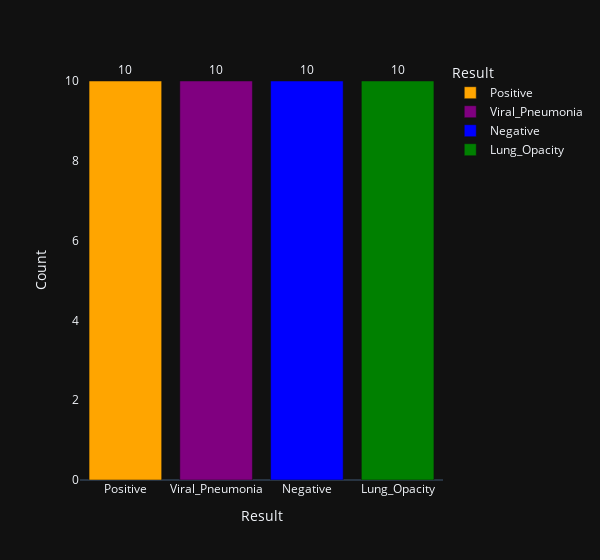

Source (notebook cell):
### Markdown cell above
# EXPLORATORY DATA ANALYSIS

### Code cell
# Count Plot
# Showing the count of the plot and showing the number of covid positive and negative cases.
df = pd.DataFrame()
df['Result'] = ['Positive','Viral_Pneumonia','Negative','Lung_Opacity']
df['Count'] = [len(data[data['Result'] == 'Positive']),len(data[data['Result'] == 'Viral_Pneumonia']), len(data[data['Result'] == 'Negative']),len(data[data['Result'] == 'Lung_Opacity'])]
df = df.sort_values(by = ['Count'], ascending = False)

fig = px.bar(df, x = 'Result', y = 'Count', 
             color = "Result", text_auto='', width = 600, 
             color_discrete_sequence = ["orange", "purple","blue","green"],
             template = 'plotly_dark')

fig.update_xaxes(showgrid = False)
fig.update_yaxes(showgrid = False)
fig.update_traces(textfont_size = 12, textangle = 0, textposition = "outside", cliponaxis = False)

fig.show()

### Figure 1 — Plotly figure (JSON) as saved in the notebook; plotly's stock layout.template omitted (floating-point values rounded to 4 significant figures)
{"data": [{"alignmentgroup": "True", "cliponaxis": false, "hovertemplate": "Result=%{x}<br>Count=%{y}<extra></extra>", "legendgroup": "Positive", "marker": {"color": "orange", "pattern": {"shape": ""}}, "name": "Positive", "offsetgroup": "Positive", "orientation": "v", "showlegend": true, "textangle": 0, "textfont": {"size": 12}, "textposition": "outside", "texttemplate": "%{y:}", "type": "bar", "x": ["Positive"], "xaxis": "x", "y": [10], "yaxis": "y"}, {"alignmentgroup": "True", "cliponaxis": false, "hovertemplate": "Result=%{x}<br>Count=%{y}<extra></extra>", "legendgroup": "Viral_Pneumonia", "marker": {"color": "purple", "pattern": {"shape": ""}}, "name": "Viral_Pneumonia", "offsetgroup": "Viral_Pneumonia", "orientation": "v", "showlegend": true, "textangle": 0, "textfont": {"size": 12}, "textposition": "outside", "texttemplate": "%{y:}", "type": "bar", "x": ["Viral_Pneumonia"], "xaxis": "x", "y": [10], "yaxis": "y"}, {"alignmentgroup": "True", "cliponaxis": false, "hovertemplate": "Result=%{x}<br>Count=%{y}<extra></extra>", "legendgroup": "Negative", "marker": {"color": "blue", "pattern": {"shape": ""}}, "name": "Negative", "offsetgroup": "Negative", "orientation": "v", "showlegend": true, "textangle": 0, "textfont": {"size": 12}, "textposition": "outside", "texttemplate": "%{y:}", "type": "bar", "x": ["Negative"], "xaxis": "x", "y": [10], "yaxis": "y"}, {"alignmentgroup": "True", "cliponaxis": false, "hovertemplate": "Result=%{x}<br>Count=%{y}<extra></extra>", "legendgroup": "Lung_Opacity", "marker": {"color": "green", "pattern": {"shape": ""}}, "name": "Lung_Opacity", "offsetgroup": "Lung_Opacity", "orientation": "v", "showlegend": true, "textangle": 0, "textfont": {"size": 12}, "textposition": "outside", "texttemplate": "%{y:}", "type": "bar", "x": ["Lung_Opacity"], "xaxis": "x", "y": [10], "yaxis": "y"}], "layout": {"barmode": "relative", "legend": {"title": {"text": "Result"}, "tracegroupgap": 0}, "margin": {"t": 60}, "width": 600, "xaxis": {"anchor": "y", "categoryarray": ["Positive", "Viral_Pneumonia", "Negative", "Lung_Opacity"], "categoryorder": "array", "domain": [0, 1], "showgrid": false, "title": {"text": "Result"}}, "yaxis": {"anchor": "x", "domain": [0, 1], "showgrid": false, "title": {"text": "Count"}}}}
